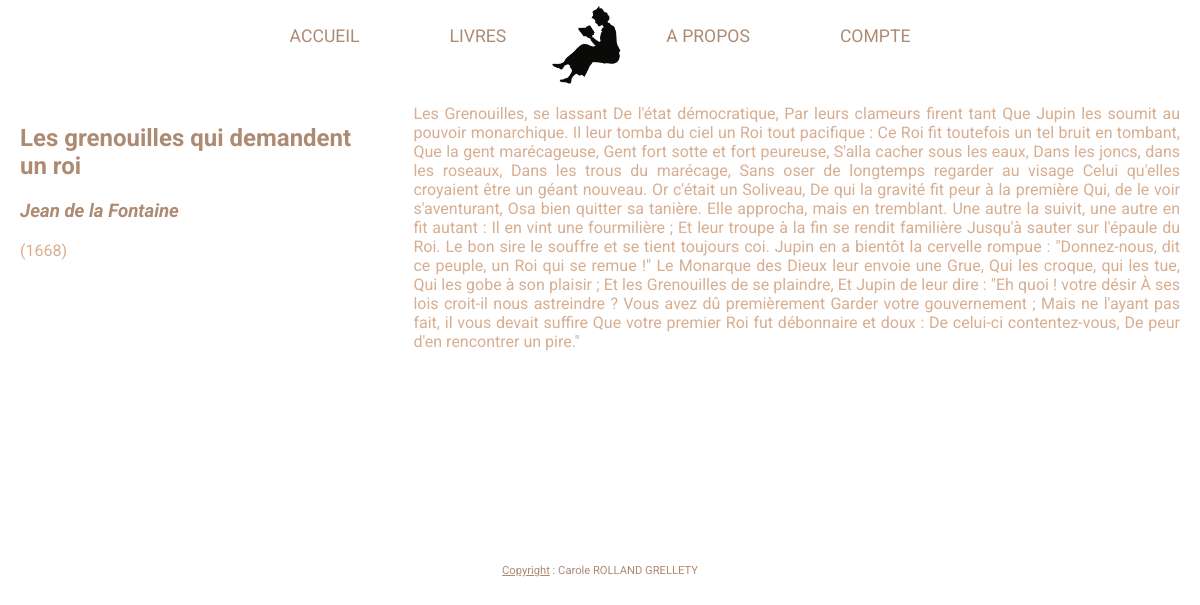
Screenshot of /books_read.php?id=5 with the database file from the repository.
### tables this page shows
CREATE TABLE `books_table` (
  `book_id` int(11) NOT NULL,
  `book_author` varchar(256) NOT NULL,
  `book_title` varchar(256) NOT NULL,
  `book_year` int(11) NOT NULL,
  `book_summary` text NOT NULL,
  `book_text` text NOT NULL
);

### books_read.php (the view, shortened to what this page needs)
<?php session_start();
include_once('mysql.php');
$getData = $_GET;
$retrieveBookStatement = $mysqlClient->prepare('SELECT * FROM books_table WHERE book_id = :id');
$retrieveBookStatement->execute(['id' => $getData['id']]);
$bookChosen = $retrieveBookStatement->fetch(PDO::FETCH_ASSOC);
?>
<!DOCTYPE html>
<html lang="fr">
<head>
    <link rel="stylesheet" href="index.css">
</head>
<body>
    <div id="blocPage">
        <?php include_once('header.php'); ?>
        <div class="container_booksRead">
            <aside>
                <div>
                    <h2><?php echo ($bookChosen['book_title']); ?></h2>
                    <h3><span><?php echo ($bookChosen['book_author']); ?></span></h3>
                    <p><?php echo '(' . ($bookChosen['book_year']) . ')'; ?></p>
                </div>
            </aside>
            <article>
                <p><?php echo ($bookChosen['book_text']); ?></p>
            </article>
        </div>
        <?php include_once('footer.php'); ?>
    </div>
</body>
</html>

### index.css (style rules this page uses)
body { margin: 0; font-family: 'Roboto', sans-serif; }
h1, h2, h3, h4, h5, h6 { color: #AD8B73; }
p { color: #D8AE90; margin: 0; }
h3 span { font-style: italic; }
.container_booksRead { display: flex; }
.container_booksRead aside { width: fit-content; margin: 20px 30px 0 20px; }
.container_booksRead article { width: 70%; height: 400px; overflow: auto; text-align: justify; margin: 20px 20px 40px 0; }

### rows the page displays
books_table: book_title "Les grenouilles qui demandent un roi", book_author "Jean de la Fontaine", book_year "1668", book_text "Les Grenouilles, se lassant De l'état démocratique, Par leurs clameurs firent tant Que Jupin les soumit au pouvoir monarchique. Il leur tomba du ciel un Roi tout pacifique : Ce Roi fit toutefois un tel bruit en tombant, Que la gent marécageuse, Gent fort sotte et fort peureuse, S'alla cacher sous les eaux, Dans les joncs, dans les roseaux, Dans les trous du marécage, Sans oser de longtemps regarder au visage Celui qu'elles croyaient être un géant nouveau. Or c'était un Soliveau, De qui la gravité fit peur à la première Qui, de le voir s'aventurant, Osa bien quitter sa tanière. Elle approcha, mais en tremblant. Une autre la suivit, une autre en fit autant : Il en vint une fourmilière ; Et…"
